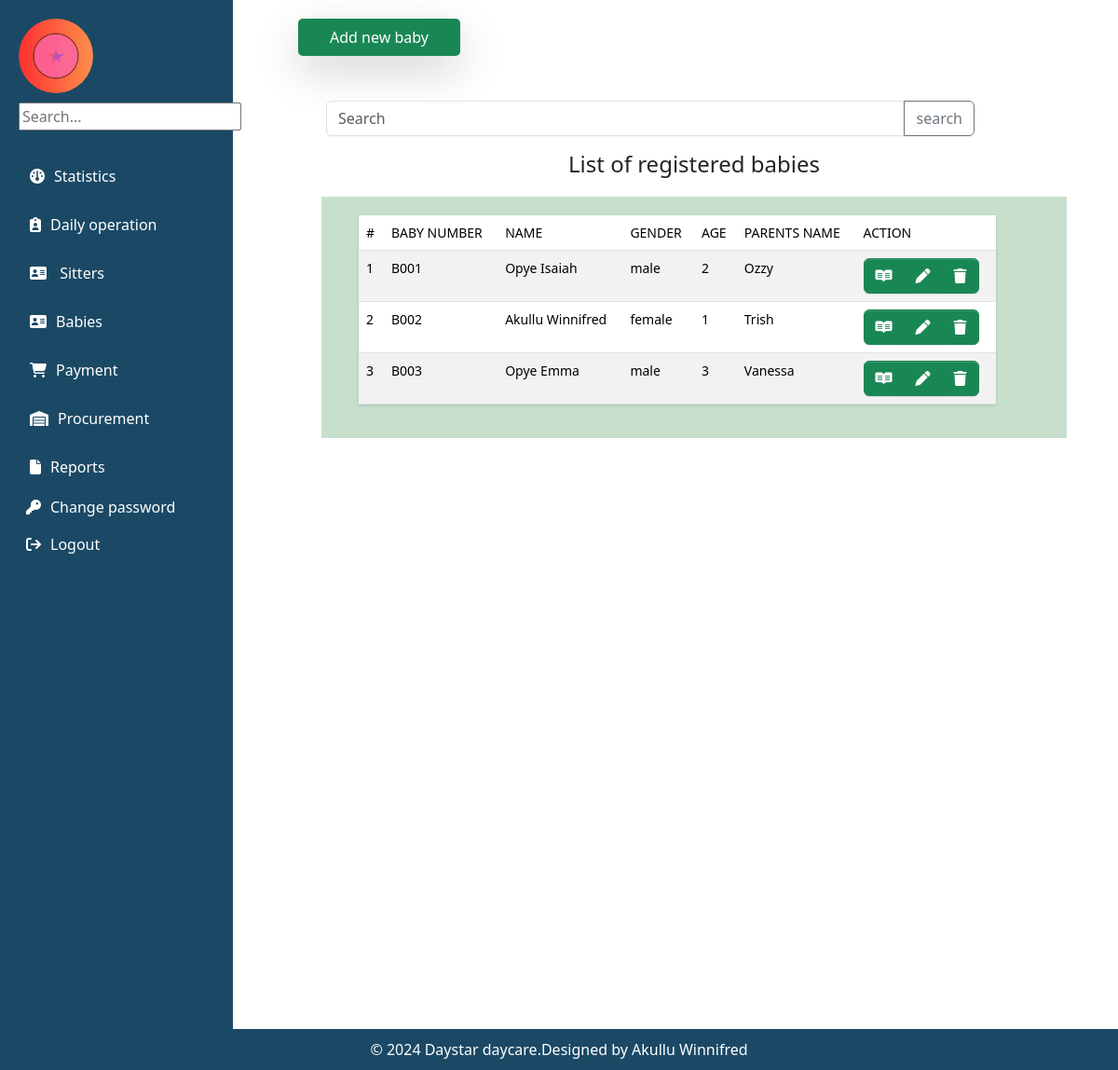
Page /all_babies/ on the committed database.
### myapp/models.py (models this page shows, shortened)
class RegisterBaby(models.Model):
    GENDER_CHOICES = (
         ('male', 'Male'),
        ('female', 'Female'),
     )
    name = models.CharField(max_length=200)
    gender = models.CharField(max_length=10,choices=GENDER_CHOICES)
    age = models.IntegerField(default=0)
    Period_of_stay = models.ForeignKey(Categorystay, on_delete=models.CASCADE)
    location = models.CharField(max_length=100)
    Baby_Number = models.CharField(max_length=200,unique=True,blank=True, null=True)
    Parents_Name = models.CharField(max_length=200)

### myapp/views.py (the view)
# urls.py: path('all_babies/',views.all_babies,name='all_babies'),
def all_babies(request):
   babies =RegisterBaby.objects.all()
   return render(request,'babies/all_babies.html',{'babies':babies})

### myapp/models.py (called while the page is built)
    def __str__(self):
        return self.name

### myapp/templates/babies/all_babies.html (shortened to what this page needs)
{% extends 'base.html' %}
{% block content %}
<button class="p-2 bg-teal-500 rounded-lg shadow-lg bg bg-success"
    style="margin-left: 10px; border-radius: 5px; border: #B4BDFF; width: 20%; height: 5%;"><a
        style="color: white; text-decoration: none;" href="/babyreg">Add new baby</a></button>
<br><br><br>
<form method="GET" action="{% url 'search_babies' %}" class="mb-3">
    <div class="input-group" style="margin-left: 40px; width: 80%; margin-bottom: 10px;">
    <input type="text" class="form-control" placeholder="Search" name="search_query">
    <button class="btn btn-outline-secondary" type="submit"> search</button>
    </div>
</form>
<h4 class="text-center">List of registered babies</h4>
<div class="container">
    <table class="table table-striped" style="width: 90%; margin-left: 20px;">
        <thead>
            <tr>
                <th>#</th>
                <th>Baby Number</th>
                <th>Name</th>
                <th>Gender</th>
                <th>Age</th>
                <th>Parents Name</th>
                <th>action</th>
            </tr>
        </thead>
        <tbody>
            {% for each in babies %}
            <tr>
                <td> {{each.id}}</td>
                <td>B0{{each.Baby_Number}}</td>
                <td>{{each.name}}</td>
                <td>{{each.gender}}</td>
                <td>{{each.age}}</td>
                <td>{{ each.Parents_Name}}</td>
                <td>
                    <div class="btn-group" role="group">
                        <button type="button" class="btn btn-success mr-1" data-bs-toggle="modal"
                            data-bs-target="#myModal{{ each.id }}">
                            <i class="fa-brands fa-readme"></i>
                        </button>
                        <button type="button" class="btn btn-success mr-1" data-bs-toggle="modal"
                            data-bs-target="#myModal{{ each.id }}">
                            <i class="fa-solid fa-pen"></i>
                        </button>
                        <button type="button" class="btn btn-success mr-1" data-bs-toggle="modal"
                            data-bs-target="#myModal{{ each.id }}"><i class="fa-solid fa-trash">
                            </i>
                        </button>
                    </div>
                </td>
</div>
</tr>
{% endfor %}
{% endblock %}

### myapp/static/css/base.css (style rules this page uses)
body { min-height: 100vh; }

### myapp/templates/babies/all_babies.html (style rules this page uses)
.container { padding-top: 20px; margin-top: 20px; max-width: 800px; background-color: rgba(153, 198, 165, 0.55); padding: 20px; }

### rows in the picture
RegisterBaby: id "1", Baby_Number "01", name "Opye Isaiah", gender "male", age "2", Parents_Name "Ozzy"
RegisterBaby: id "2", Baby_Number "02", name "Akullu Winnifred", gender "female", age "1", Parents_Name "Trish"
RegisterBaby: id "3", Baby_Number "03", name "Opye Emma", gender "male", age "3", Parents_Name "Vanessa"
